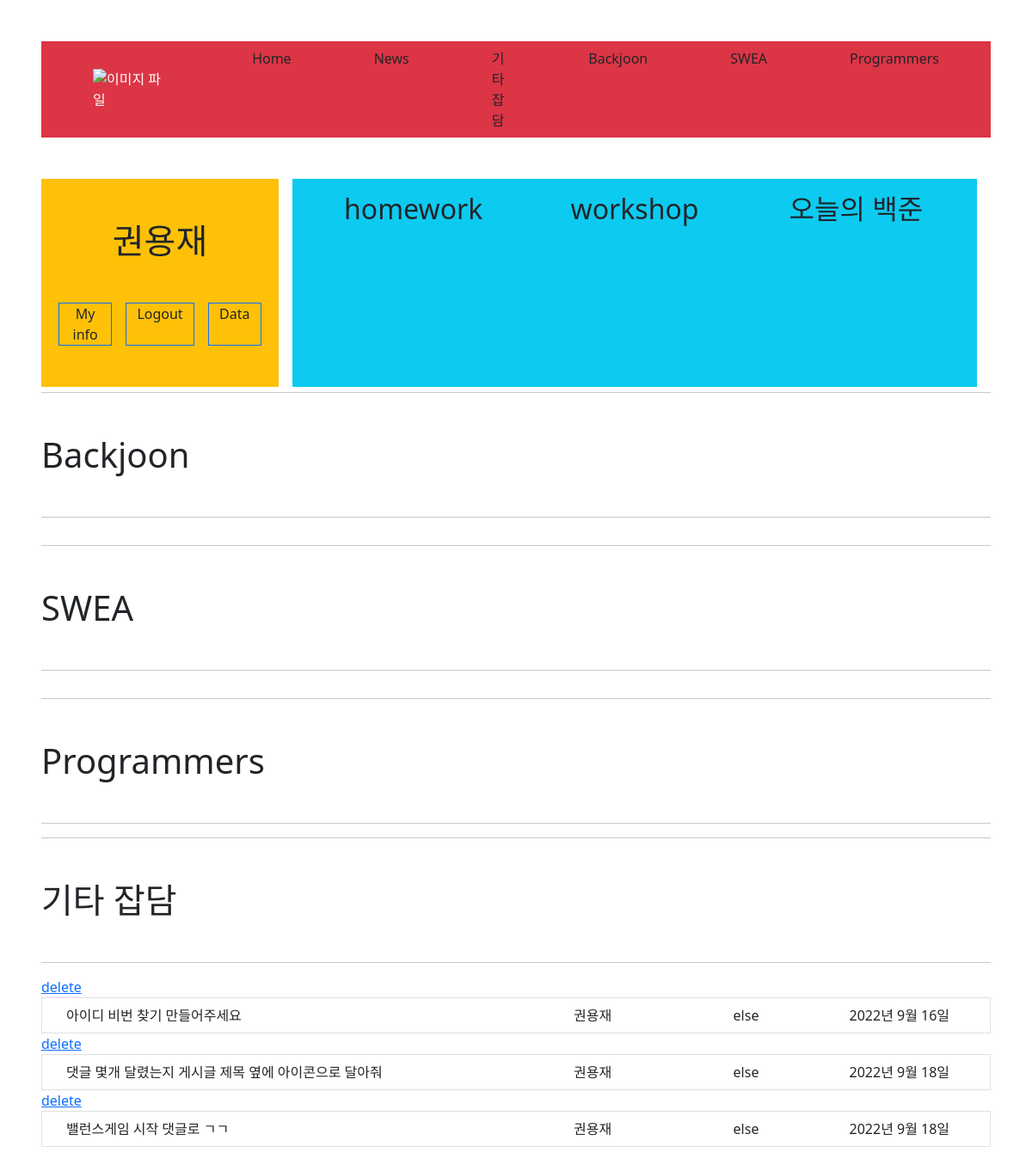
Before: /myarticle/ (signed in) with the older database file.
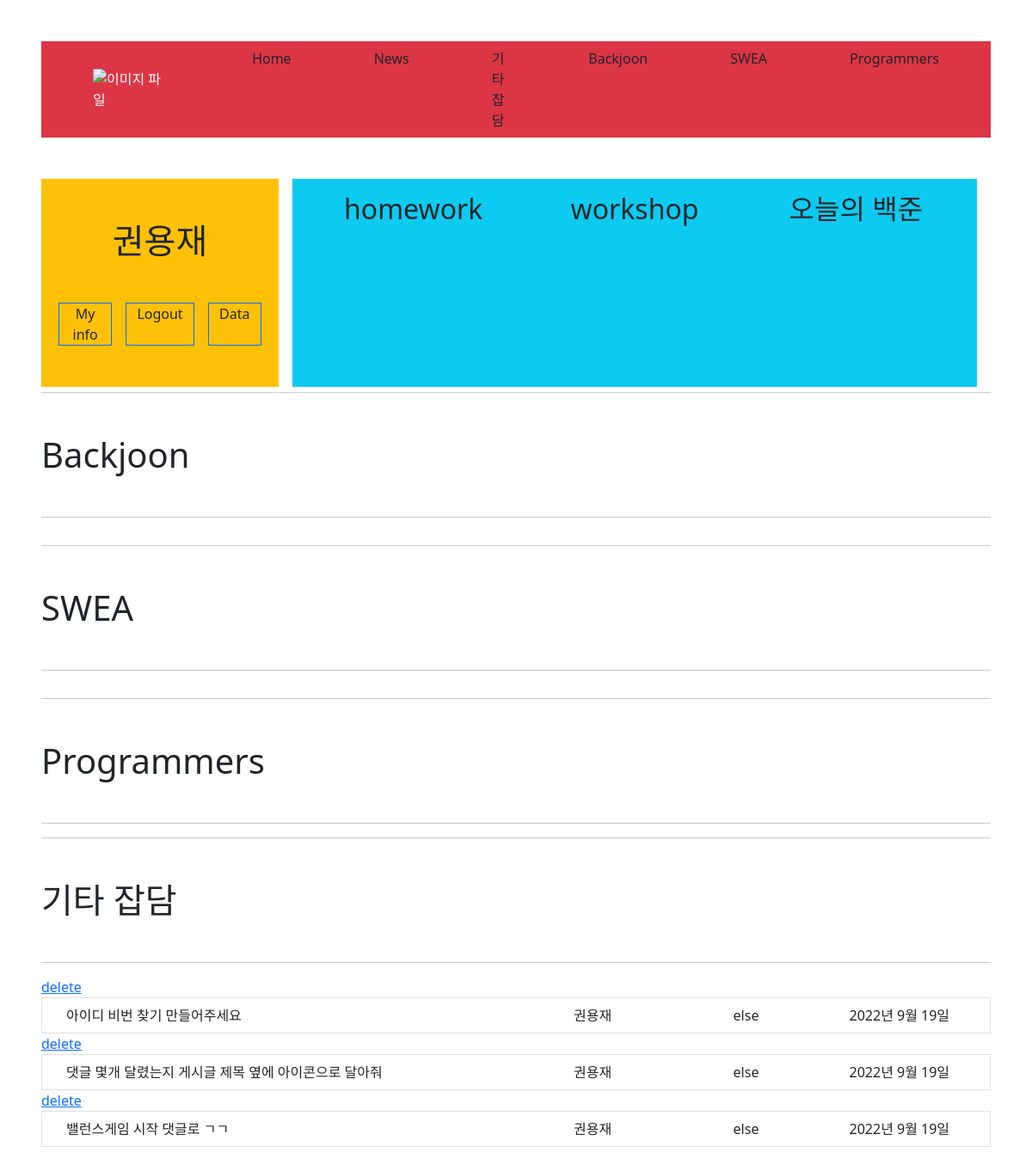
After: the same page with the newer database file.
### articles/models.py (models this page shows)
class ArticleModel(models.Model):
    variety_1 = (
              ('Backjoon', 'Backjoon'),
              ('SWEA', 'SWEA'),
              ('Programmers', 'Programmers'),
              ('else', 'else'),
    )
    username = models.CharField(max_length=30)
    title = models.CharField(max_length= 30)
    content = models.TextField()
    release_date = models.DateField(auto_now = True)
    update_date = models.DateField(auto_now_add= True)
    variety = models.CharField(max_length=30, choices=variety_1)
    visited = models.IntegerField(default=0)

### articles/views.py (the view)
# urls.py: path('myarticle/', views.myarticle, name= 'my_article'),
def myarticle(request):
    articles = ArticleModel.objects.filter(username = request.user.username)
    context = {
        'articles' : articles
    }
    return render(request, "articles/myarticle.html", context)

### articles/templates/articles/myarticle.html (shortened to what this page needs)
{% extends 'base.html' %}
{% block content %}
<hr>
<h1 class='my-5'>Backjoon</h1>
<hr>
<hr>
<h1 class='my-5'>SWEA</h1>
<hr>
<hr>
<h1 class='my-5'>Programmers</h1>
<hr>
<hr>
<h1 class='my-5'>기타 잡담</h1>
<hr>
{% for article in articles %}
{% if article.variety == "else" %}
<a href="{% url 'articles:delete' article.id %}">delete</a>
<ul class="list-group">
    <a href="{% url 'articles:detail' article.id %}" class='text-decoration-none'>
        <li class="list-group-item list-group-item-action">
        <div class="container text-center">
            <div class="row">
                <div class="col-6 text-start">{{article.title}}</div>
                <div class="col-2">{{article.username}}</div>
                <div class="col-2">{{article.variety}}</div>
                <div class="col-2">{{article.release_date}}</div>
            </div>
        </div>
        </li>
    </a>
</ul>
{% endif %}
{% endfor %}
{% endblock content %}

Changed rows visible on the page:
changed ArticleModel "아이디 비번 찾기 만들어주세요": release_date "2022년 9월 16일" → "2022년 9월 19일"
changed ArticleModel "댓글 몇개 달렸는지 게시글 제목 옆에 아이콘으로 달아줘": release_date "2022년 9월 18일" → "2022년 9월 19일"
changed ArticleModel "밸런스게임 시작 댓글로 ㄱㄱ": release_date "2022년 9월 18일" → "2022년 9월 19일"
